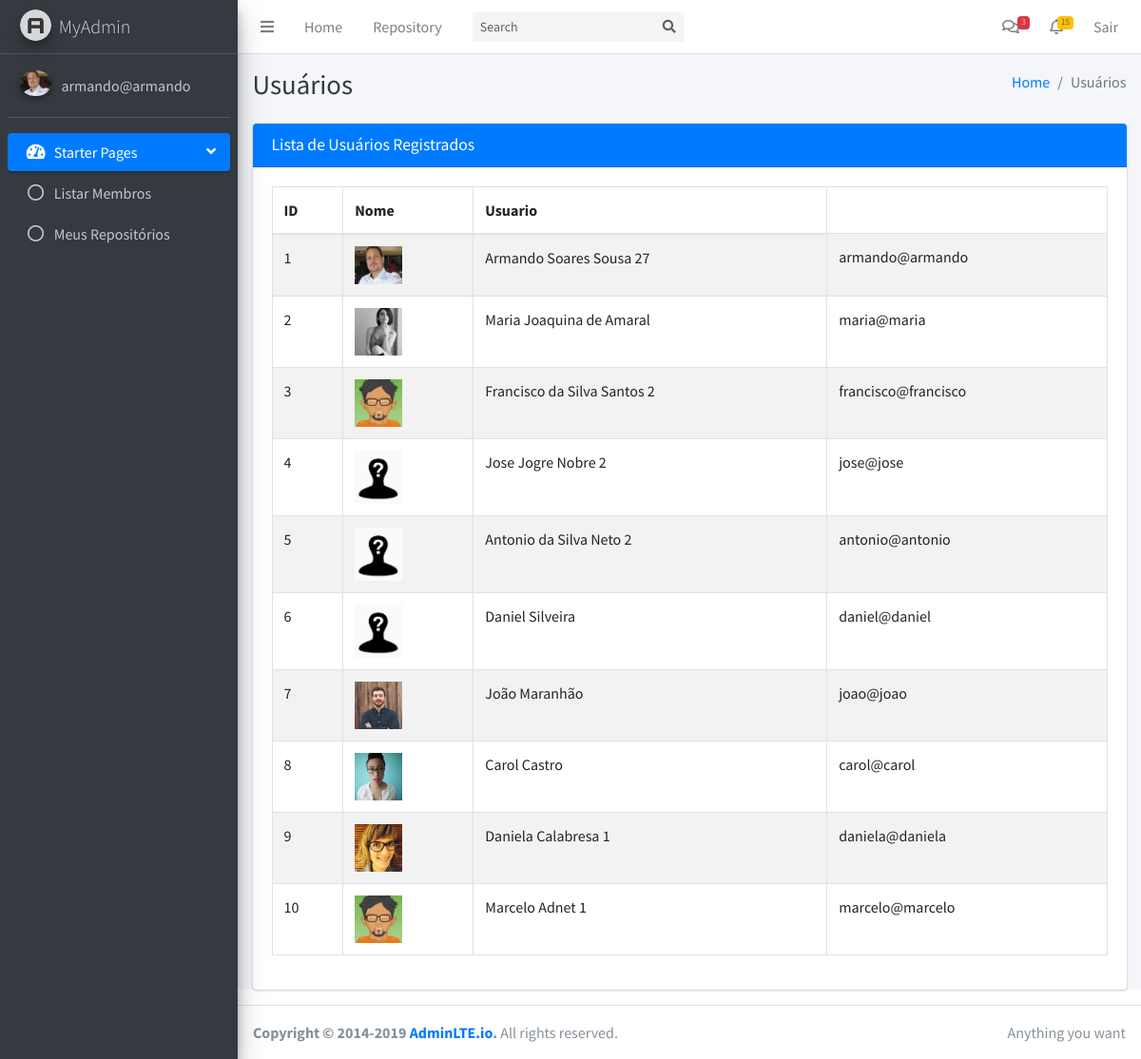
The app's page /usuario/listar (signed in) with its own data.
### tables this page shows
CREATE TABLE user (
  id INTEGER PRIMARY KEY AUTOINCREMENT,
  name TEXT, 
  username TEXT UNIQUE NOT NULL,
  email TEXT UNIQUE NOT NULL,
  password TEXT NOT NULL, 
  image TEXT
);

### myapp/control/usuario.py (the view)
@bp.route("/listar")
@login_required
def listar():
    db = get_db()
    query = "SELECT * FROM user ORDER BY id"
    lista_usuarios = db.execute( query ).fetchall()
    return render_template("usuario/listar.html", usuario = g.user['username'],
            profilePic=g.user['image'], titulo="Usuários", usuarios=lista_usuarios)

### myapp/config/db.py (called while the page is built)
def get_db():
    if 'db' not in g:
        g.db = sqlite3.connect(
            current_app.config['DATABASE'],
            detect_types=sqlite3.PARSE_DECLTYPES
        )
        g.db.row_factory = sqlite3.Row
    return g.db

### myapp/control/auth.py (called while the page is built)
def login_required(view):
    @functools.wraps(view)
    def wrapped_view(**kwargs):
        if g.user is None:
            return redirect(url_for("auth.login"))
        return view(**kwargs)
    return wrapped_view

@bp.before_app_request
def load_logged_in_user():
    user_id = session.get("user_id")
    if user_id is None:
        g.user = None
    else:
        g.user = ( get_db().execute("SELECT * FROM user WHERE id = ?", (user_id,)).fetchone() )

### myapp/templates/usuario/listar.html (shortened to what this page needs)
{% extends "base.html" %}
{% block conteudo %}
    <div class="content">
      <section class="content">
        <div class="container-fluid">
          <div class="card card-primary">
              <div class="card-header">
                <h3 class="card-title">Lista de Usuários Registrados</h3>
              </div>
              <div class="card-body">
                <div id="example1_wrapper" class="dataTables_wrapper dt-bootstrap4">
                    <div class="row">
                    <div class="col-sm-12">
                      <table id="example1" class="table table-bordered table-striped dataTable dtr-inline" role="grid" aria-describedby="example1_info">
                        <thead>
                          <tr role="row">
                            <th class="sorting_asc" tabindex="0" aria-controls="example1" rowspan="1" colspan="1" aria-label="Id: activate to sort column descending" aria-sort="ascending">ID</th>
                            <th class="sorting" tabindex="0" aria-controls="example1" rowspan="1" colspan="1" aria-label="Nome: activate to sort column ascending">Nome</th>
                            <th class="sorting" tabindex="0" aria-controls="example1" rowspan="1" colspan="1" aria-label="Usuario: activate to sort column ascending">Usuario</th>
                          </tr>
                        </thead>
                        <tbody>
                          {% for item in usuarios %}
                          <tr role="row" class="even">
                            <td tabindex="0" class="sorting_1">{{ item["id"] }}</td>
                            <td> <img src="{{ url_for('static', filename='uploads/' + item["image"]) }}" alt="User Image" class="img-size-50"> </td>
                            <td>{{ item["name"] }}</td>
                            <td>{{ item["username"] }}</td>
                          </tr>
                          {% endfor%}
                        </tbody>
                    </table>
                  </div>
                  </div>
                </div>
              </div>
          </div>
        </div>
      </section>
    </div>
{% endblock %}

### myapp/templates/base.html (shortened to what this page needs)
<!DOCTYPE html>
<html lang="en">
<head>
  <link rel="stylesheet" href="/static/plugins/fontawesome-free/css/all.min.css">
  <link rel="stylesheet" href="/static/dist/css/adminlte.min.css">
</head>
<body class="hold-transition sidebar-mini">
<div class="wrapper">
  <nav class="main-header navbar navbar-expand navbar-white navbar-light">
    <ul class="navbar-nav">
      <li class="nav-item">
        <a class="nav-link" data-widget="pushmenu" href="#" role="button"><i class="fas fa-bars"></i></a>
      </li>
      <li class="nav-item d-none d-sm-inline-block">
        <a href="/" class="nav-link">Home</a>
      </li>
      <li class="nav-item d-none d-sm-inline-block">
        <a href="#" class="nav-link">Repository</a>
      </li>
    </ul>
    <form class="form-inline ml-3">
      <div class="input-group input-group-sm">
        <input class="form-control form-control-navbar" type="search" placeholder="Search" aria-label="Search">
        <div class="input-group-append">
          <button class="btn btn-navbar" type="submit">
            <i class="fas fa-search"></i>
          </button>
        </div>
      </div>
    </form>
    <ul class="navbar-nav ml-auto">
      <li class="nav-item dropdown">
        <a class="nav-link" data-toggle="dropdown" href="#">
          <i class="far fa-comments"></i>
          <span class="badge badge-danger navbar-badge">3</span>
        </a>
      </li>
      <li class="nav-item dropdown">
        <a class="nav-link" data-toggle="dropdown" href="#">
          <i class="far fa-bell"></i>
          <span class="badge badge-warning navbar-badge">15</span>
        </a>
      </li>
      <li class="nav-item">
        <a class="nav-link"href="{{ url_for('auth.logout') }}">
          Sair
        </a>
      </li>
    </ul>
  </nav>
  <aside class="main-sidebar sidebar-dark-primary elevation-4">
    <a href="/" class="brand-link">
      <img src="/static/dist/img/AdminLTELogo.png" alt="AdminLTE Logo" class="brand-image img-circle elevation-3"
           style="opacity: .8">
      <span class="brand-text font-weight-light">MyAdmin</span>
    </a>
    <div class="sidebar">
      <div class="user-panel mt-3 pb-3 mb-3 d-flex">
        <div class="image">
          <img src="{{ url_for('static', filename='uploads/' + profilePic) }}" class="img-circle elevation-2" alt="User Image">
        </div>
        <div class="info">
          <a href="{{ url_for('dashboard.profile') }}" class="d-block">{{usuario}}</a>
        </div>
      </div>
      <nav class="mt-2">
        <ul class="nav nav-pills nav-sidebar flex-column" data-widget="treeview" role="menu" data-accordion="false">
          <li class="nav-item has-treeview menu-open">
            <a href="#" class="nav-link active">
              <i class="nav-icon fas fa-tachometer-alt"></i>
              <p>
                Starter Pages
                <i class="right fas fa-angle-left"></i>
              </p>
            </a>
            <ul class="nav nav-treeview">
              <li class="nav-item">
                <a href="{{ url_for('usuario.listar') }}" class="nav-link">
                  <i class="far fa-circle nav-icon"></i>
                  <p>Listar Membros</p>
                </a>
              </li>
              <li class="nav-item">
                <a href="{{ url_for('repositorio.listar') }}" class="nav-link">
                  <i class="far fa-circle nav-icon"></i>
                  <p>Meus Repositórios</p>
                </a>
              </li>
            </ul>
          </li>
        </ul>
      </nav>
    </div>
  </aside>
  <div class="content-wrapper">
    <div class="content-header">
      <div class="container-fluid">
        <div class="row mb-2">
          <div class="col-sm-6">
            <h1 class="m-0 text-dark">{{ titulo }}</h1>
          </div>
          <div class="col-sm-6">
            <ol class="breadcrumb float-sm-right">
              <li class="breadcrumb-item"><a href="#">Home</a></li>
              <li class="breadcrumb-item active">{{ titulo }}</li>
            </ol>
          </div>
        </div>
      </div>
    </div>
    <div class="content">
    {% block conteudo %}{% endblock %}
    </div>
  </div>
  <footer class="main-footer">
    <div class="float-right d-none d-sm-inline">
      Anything you want
    </div>
    <strong>Copyright &copy; 2014-2019 <a href="https://adminlte.io">AdminLTE.io</a>.</strong> All rights reserved.
  </footer>
</div>
</body>
</html>

### records on screen
user: image (picture), username "armando@armando", id "1", name "Armando Soares Sousa 27"
user: id "2", image (picture), name "Maria Joaquina de Amaral", username "maria@maria"
user: id "3", image (picture), name "Francisco da Silva Santos 2", username "francisco@francisco"
user: id "4", image (placeholder picture), name "Jose Jogre Nobre 2", username "jose@jose"
user: id "5", image (placeholder picture), name "Antonio da Silva Neto 2", username "antonio@antonio"
user: id "6", image (placeholder picture), name "Daniel Silveira", username "daniel@daniel"
user: id "7", image (picture), name "João Maranhão", username "joao@joao"
user: id "8", image (picture), name "Carol Castro", username "carol@carol"
user: id "9", image (picture), name "Daniela Calabresa 1", username "daniela@daniela"
user: id "10", image (picture), name "Marcelo Adnet 1", username "marcelo@marcelo"

### other values on screen
{{ titulo }} "Usuários"
